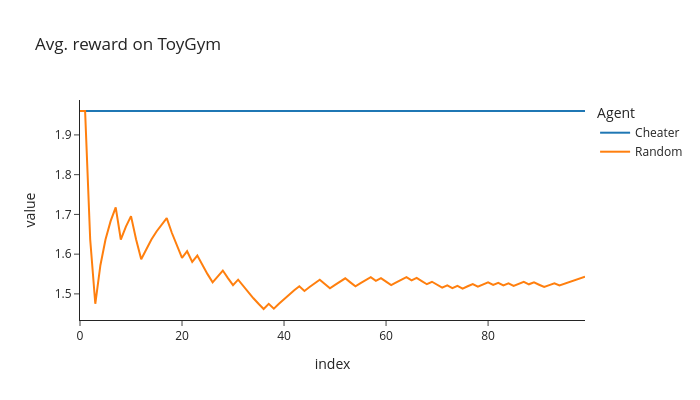

Notebook code cell kept with this figure:
### Markdown cell above
### Exercise - implement `Cheater`

> ```yaml
> Difficulty: 🔴🔴🔴⚪⚪
> Importance: 🔵🔵🔵⚪⚪
> 
> You should spend up to 10-15 minutes on this exercise.
> ```

Below, you should implement the cheater agent. Recall the `find_optimal_policy` function to find the optimal policy for any environment and value of gamma. You should use this function to define the optimal policy on initialization, and then fill in the `get_action` method so that it always returns the corresponding optimal action.

Once you've done this, run the code below to check that your cheating agent outperforms the random agent. The cheating agent represents the best possible behavior, as it omnisciently always knows to play optimally without having to learn.

On the environment `ToyGym-v0`, (assuming $\gamma = 0.99$ and that the environment terminates after 2 timesteps) the cheating agent should always get reward $2 \gamma^2 = 1.9602$,
and the random agent should get a fluctuating reward, with average $\frac{2 \gamma + 1}{2} = 1.49$.

Hint: Use `env.unwrapped.env` to extract the `Environment` wrapped inside `gym.Env`, from which you can access `.T` and `.R`.

<details>
<summary>Help - I get 'AttributeError: 'DiscreteEnviroGym' object has no attribute 'num_states''.</summary>

This is probably because you're passing the `DiscreteEnviroGym` object to your `find_optimal_policy` function. In the following line of code:

```python
env_toy = gym.make("ToyGym-v0")
```

the object `env_toy` wraps around the `Toy` environment you used in the previous section. As mentioned, you'll need to use `env.unwrapped.env` to access this environment, and its dynamics.

</details>

### Code cell
class Cheater(Agent):
    def __init__(self, env: DiscreteEnviroGym, config: AgentConfig = defaultConfig, gamma=0.99, seed=0):
        super().__init__(env, config, gamma, seed)
        self.env = env
        self.reset(seed)
        self.config = config
        self.gamma = gamma
        self.num_actions = env.action_space.n
        self.num_states = env.observation_space.n
        self.name = type(self).__name__
        self.policy = find_optimal_policy(self.env.unwrapped.env, gamma)

    def get_action(self, obs):
        return self.policy[obs]


env_toy = gym.make("ToyGym-v0")
agents_toy: list[Agent] = [Cheater(env_toy), Random(env_toy)]
returns_dict = {}
for agent in agents_toy:
    returns = agent.train(n_runs=100)
    returns_dict[agent.name] = utils.cummean(returns)

line(
    list(returns_dict.values()),
    names=list(returns_dict.keys()),
    title=f"Avg. reward on {env_toy.spec.name}",
    labels={"x": "Episode", "y": "Avg. reward", "variable": "Agent"},
    template="simple_white",
    width=700,
    height=400,
)

### Figure 1 — Plotly figure (JSON) as saved in the notebook; plotly's stock layout.template omitted (floating-point values rounded to 4 significant figures)
{"data": [{"hovertemplate": "Agent=wide_variable_0<br>index=%{x}<br>value=%{y}<extra></extra>", "legendgroup": "wide_variable_0", "line": {"color": "#1F77B4", "dash": "solid"}, "marker": {"symbol": "circle"}, "mode": "lines", "name": "Cheater", "orientation": "v", "showlegend": true, "type": "scatter", "x": [0, 1, 2, 3, 4, 5, 6, 7, 8, 9, 10, 11, 12, 13, 14, 15, 16, 17, 18, 19, 20, 21, 22, 23, 24, 25, 26, 27, 28, 29, 30, 31, 32, 33, 34, 35, 36, 37, 38, 39, 40, 41, 42, 43, 44, 45, 46, 47, 48, 49, 50, 51, 52, 53, 54, 55, 56, 57, 58, 59, 60, 61, 62, 63, 64, 65, 66, 67, 68, 69, 70, 71, 72, 73, 74, 75, 76, 77, 78, 79, 80, 81, 82, 83, 84, 85, 86, 87, 88, 89, 90, 91, 92, 93, 94, 95, 96, 97, 98, 99], "xaxis": "x", "y": [1.96, 1.96, 1.96, 1.96, 1.96, 1.96, 1.96, 1.96, 1.96, 1.96, 1.96, 1.96, 1.96, 1.96, 1.96, 1.96, 1.96, 1.96, 1.96, 1.96, 1.96, 1.96, 1.96, 1.96, 1.96, 1.96, 1.96, 1.96, 1.96, 1.96, 1.96, 1.96, 1.96, 1.96, 1.96, 1.96, 1.96, 1.96, 1.96, 1.96, 1.96, 1.96, 1.96, 1.96, 1.96, 1.96, 1.96, 1.96, 1.96, 1.96, 1.96, 1.96, 1.96, 1.96, 1.96, 1.96, 1.96, 1.96, 1.96, 1.96, 1.96, 1.96, 1.96, 1.96, 1.96, 1.96, 1.96, 1.96, 1.96, 1.96, 1.96, 1.96, 1.96, 1.96, 1.96, 1.96, 1.96, 1.96, 1.96, 1.96, 1.96, 1.96, 1.96, 1.96, 1.96, 1.96, 1.96, 1.96, 1.96, 1.96, 1.96, 1.96, 1.96, 1.96, 1.96, 1.96, 1.96, 1.96, 1.96, 1.96], "yaxis": "y"}, {"hovertemplate": "Agent=wide_variable_1<br>index=%{x}<br>value=%{y}<extra></extra>", "legendgroup": "wide_variable_1", "line": {"color": "#FF7F0E", "dash": "solid"}, "marker": {"symbol": "circle"}, "mode": "lines", "name": "Random", "orientation": "v", "showlegend": true, "type": "scatter", "x": [0, 1, 2, 3, 4, 5, 6, 7, 8, 9, 10, 11, 12, 13, 14, 15, 16, 17, 18, 19, 20, 21, 22, 23, 24, 25, 26, 27, 28, 29, 30, 31, 32, 33, 34, 35, 36, 37, 38, 39, 40, 41, 42, 43, 44, 45, 46, 47, 48, 49, 50, 51, 52, 53, 54, 55, 56, 57, 58, 59, 60, 61, 62, 63, 64, 65, 66, 67, 68, 69, 70, 71, 72, 73, 74, 75, 76, 77, 78, 79, 80, 81, 82, 83, 84, 85, 86, 87, 88, 89, 90, 91, 92, 93, 94, 95, 96, 97, 98, 99], "xaxis": "x", "y": [1.96, 1.96, 1.637, 1.475, 1.572, 1.637, 1.683, 1.718, 1.637, 1.669, 1.696, 1.637, 1.587, 1.614, 1.637, 1.657, 1.675, 1.691, 1.654, 1.621, 1.591, 1.607, 1.581, 1.596, 1.572, 1.55, 1.529, 1.544, 1.559, 1.54, 1.522, 1.536, 1.519, 1.504, 1.489, 1.475, 1.462, 1.475, 1.463, 1.475, 1.487, 1.498, 1.509, 1.519, 1.507, 1.517, 1.527, 1.536, 1.525, 1.514, 1.523, 1.531, 1.539, 1.529, 1.519, 1.527, 1.535, 1.542, 1.533, 1.54, 1.531, 1.522, 1.529, 1.536, 1.542, 1.534, 1.54, 1.532, 1.524, 1.531, 1.523, 1.516, 1.522, 1.514, 1.52, 1.513, 1.519, 1.525, 1.518, 1.524, 1.529, 1.522, 1.528, 1.521, 1.526, 1.52, 1.525, 1.53, 1.524, 1.529, 1.523, 1.517, 1.522, 1.527, 1.521, 1.526, 1.53, 1.534, 1.539, 1.543], "yaxis": "y"}], "layout": {"height": 400, "hovermode": "x unified", "legend": {"title": {"text": "Agent"}, "tracegroupgap": 0}, "title": {"text": "Avg. reward on ToyGym"}, "width": 700, "xaxis": {"anchor": "y", "domain": [0, 1], "title": {"text": "index"}}, "yaxis": {"anchor": "x", "domain": [0, 1], "title": {"text": "value"}}}}
